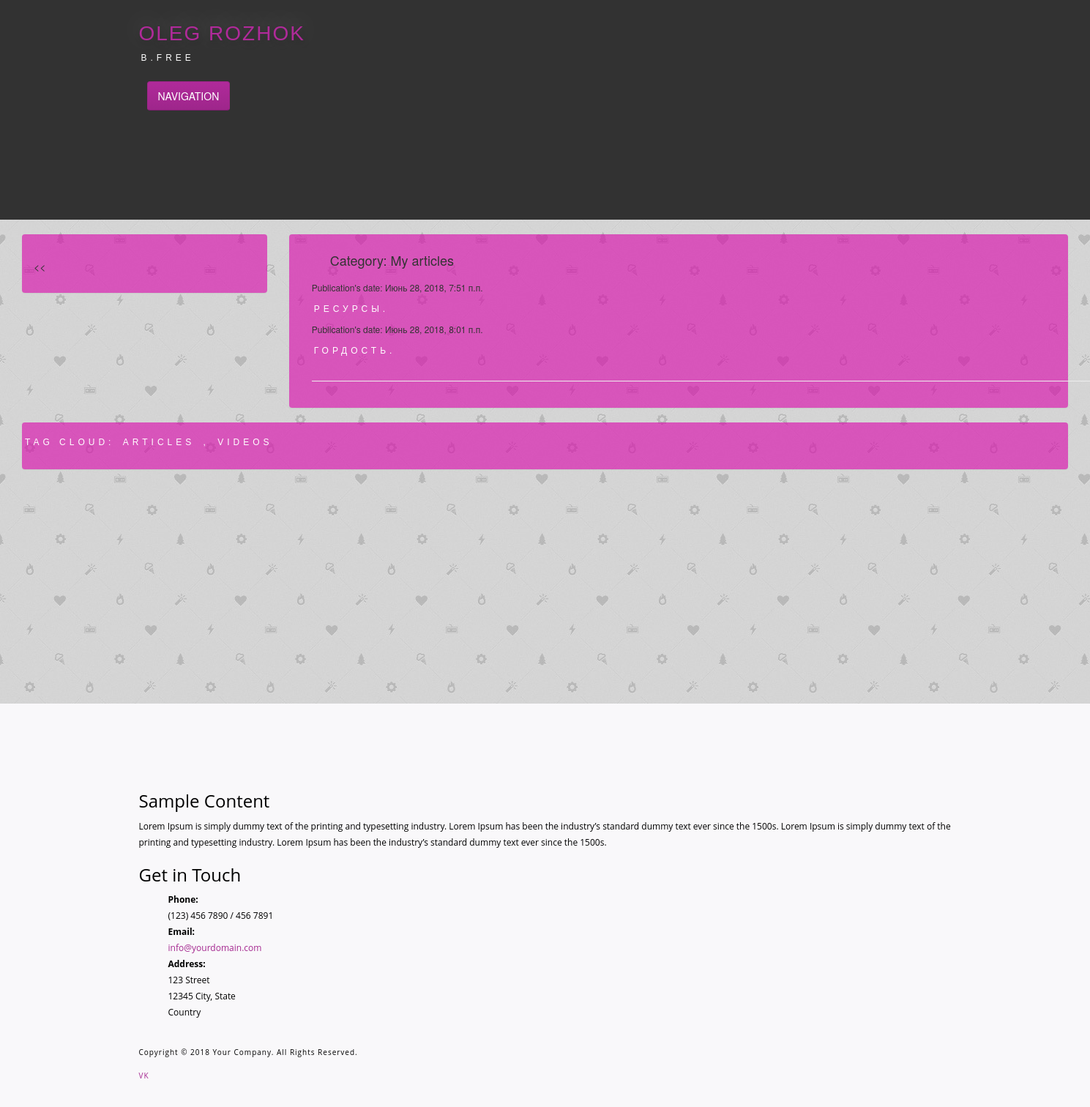
Page /category/get/9/ on the committed database.
### article/models.py (models this page shows, shortened)
class Category(MPTTModel):
    class Meta():
        db_table = "category"
        verbose_name_plural = "Categories"
        verbose_name = "Category"
        ordering = ('tree_id', 'level',)
    name = models.CharField(max_length=150, verbose_name="Category", unique=True)
    parent = TreeForeignKey('self', on_delete=models.CASCADE, null=True, blank=True, related_name='children', verbose_name="Parent's class")
    def __unicode__(self):
        return self.name
    class MPTTMeta:
        level_atrr = 'mptt-level'
        order_insertion_by = ['name']

class Article(models.Model):
    class Meta():
        db_table = "article"
    article_title = models.CharField(max_length=200)
    article_text = RichTextField()
    article_date = models.DateTimeField()
    article_likes = models.IntegerField(default=0)
    article_image = models.ImageField(null=True, blank=True, upload_to="images/", verbose_name="Image")
    video = EmbedVideoField(null=True, blank=True, verbose_name="Video")
    category = TreeForeignKey(Category, null=True, blank=False, related_name='cat')
    keywords = models.ManyToManyField(Keywords, related_name="keywords", related_query_name="keywords", blank=True, verbose_name="Keywords")

class Keywords(models.Model):
    class Meta():
        db_table = "keywords"
    name = models.CharField(max_length=50, blank=True, unique=True, verbose_name="Tags")
    def __unicode__(self):
        return self.name

### article/views.py (the view)
# urls.py: url(r'^category/get/(?P<category_id>\d+)/$', article_views.article_cat, name='article_cat'),
def article_cat(request, category_id=1):
    args = {}
    args['projects'] = Category.objects.all()
    args['category'] = Category.objects.get(id=category_id)
    branch_categories = args['category'].get_descendants(include_self=True)
    args['articles'] = Article.objects.filter(category_id=category_id)
    args['username'] = auth.get_user(request).username
    args['keywords'] = Keywords.objects.all()
    args['category_articles'] = Article.objects.filter(category__in=branch_categories).distinct()
    return render_to_response('article_cat.html', args)

### article/templates/article_cat.html (shortened to what this page needs)
{% extends 'main.html' %}
{% load embed_video_tags %}
{% load staticfiles %}
{% load i18n mptt_tags %}
{% block article %}
<ul><h4> Category: {{ category }}</h4></ul>
<div class="container">
    <div class="row">
        <div class="col-sm-8">
        {% for article in category_articles %}
        <h6>Publication's date: {{ article.article_date }}</h6>
        <h4><a href="/articles/get/{{ article.id }}/" class="notpodcherk" id="divTagLine">{{ article.article_title}}</a></h4>
        {% endfor %}
        </div>
    </div>
    <hr>
</div>
{% endblock %}

### article/templates/main.html (shortened to what this page needs)
{% load staticfiles %}
{% load i18n mptt_tags %}
<!DOCTYPE html>
<html>
<head>
    <link rel="stylesheet" href="https://maxcdn.bootstrapcdn.com/bootstrap/4.0.0/css/bootstrap.min.css">
    {% load bootstrap3 %}
    {% bootstrap_css %}
</head>
<body>
<div id="decorative2">
    <div class="container">
        <div class="divPanel topArea notop nobottom">
        <div class="row-fluid">
            <div class="pull-top">
                        <a href="https://vk.com/oleg_rozhok" id="divSiteTitle" class="notpodcherk">Oleg Rozhok</a><br />
                        <a href="https://vk.com/video-41355314_456239038" id="divTagLine" class="notpodcherk">b.free</a>
            </div>
                    <div id="divMenuRight" class="pull-left">
                    <div class="navbar">
                        <button type="button" class="btn btn-navbar-highlight btn-large btn-primary" data-toggle="collapse" data-target=".nav-collapse">
                            NAVIGATION
                        </button>
                    </div>
                    </div>
        </div>
        </div>
    </div>
</div>
<br />
<div class="container-fluid">
  <div class="row-fluid">
    <div class="col col-lg-3">
    <div class="panel panel-body special-card">
    <ol class="marker" id="breadcrumb">
    {% recursetree projects %}
        <li>
       <a href="/category/get/{{ node.id }}" title="{% blocktrans with project=node %}Show all entries in {{ project }}{% endblocktrans %}">{{ node }}</a>
        </li>
    {% endrecursetree %}
    </ol>
    </div>
    </div>
    <div class="col col-lg-9">
    <div class="panel panel-body fones special-card">
    {% block article %}{% endblock %}
    </div>
    </div>
    <div class="col col-lg-12">
    <div class="panel panel-body special-card" id="divTagLine"> Tag cloud:
        <ol id="breadcrumb">
    {% for keyword in keywords %}
            <a id="divTagLine" class="notpodcherk" href="/keyword/{{ keyword.id }}">{{ keyword }}</a>
    {% if not forloop.last %}, {% endif %}
    {% endfor %}
        </ol>
    </div>
    </div>
  </div>
</div>
<div id="footerOuterSeparator">
<div id="divFooter">
    <div class="container">
        <div class="divPanel">
            <div class="row-fluid">
               <div class="span1" id="footerArea3">
                    <h3>Sample Content</h3>
                    <p>Lorem Ipsum is simply dummy text of the printing and typesetting industry. Lorem Ipsum has been the industry’s standard dummy text ever since the 1500s.
                        Lorem Ipsum is simply dummy text of the printing and typesetting industry. Lorem Ipsum has been the industry’s standard dummy text ever since the 1500s.
                    </p>
                </div>
                <div class="span2" id="footerArea4">
                    <h3>Get in Touch</h3>
                    <ul id="contact-info">
                    <li>
                        <span class="field">Phone:</span>
                        <br />
                        (123) 456 7890 / 456 7891
                    </li>
                    <li>
                        <span class="field">Email:</span>
                        <br />
                        <a href="mailto:info@yourdomain.com" title="Email">info@yourdomain.com</a>
                    </li>
                    <li>
                        <span class="field">Address:</span>
                        <br />
                        123 Street<br />
                        12345 City, State<br />
                        Country
                    </li>
                    </ul>
                </div>
            </div>
            <br />
            <div class="row-fluid">
                <div class="span3">
                    <p class="copyright">
                        Copyright © 2018 Your Company. All Rights Reserved.
                    </p>
                    <p class="social_bookmarks">
                        <a href="https://vk.com/beeroom_volosovo">VK</a>
                    </p>
                </div>
            </div>
            <br />
        </div>
    </div>
</div>
</div>
</body>
</html>

### article/templates/main.html (style rules this page uses)
body { background: #CCCCCC url(/media/images/fon.jpg); background-repeat: inherit; }
.fones { background: #f9f8fa }
.special-card { background-color: rgba(218, 0, 170, 0.6); }
.divPanel.notop { padding-top:25px }
.divPanel.nobottom { padding-bottom:0px }
#decorative2 { background-color: rgb(50, 50, 50); height: 300px; }
#divSiteTitle { font-family: 'Century Gothic', sans-serif; color: rgb(176, 42, 154); font-size: 28px; text-shadow: rgba(0, 0, 0, 0.2) 2px 5px 9px, rgba(255, 255, 255, 0.298039) 0px -5px 35px; line-height: 42px; letter-spacing: 2px; text-transform: uppercase; font-weight: normal; font-style: normal; padding-left: 0px; padding-right: 0px; }
#divTagLine { font-family: 'Century Gothic', sans-serif; font-size: 12px; text-transform: uppercase; letter-spacing: 5px; line-height: 22px; color: rgb(255, 255, 255); text-shadow: none; padding-left: 3px; padding-right: 3px; font-weight: normal; font-style: normal; }
.navbar .btn-navbar-highlight { display:inline;padding:9px 14px;margin-top:15px; }
.btn-primary { border:1px solid #9d2589;border-bottom:1px solid #7b1d6c;background-color:#b02a9a;background-repeat: repeat-x;background-image:-webkit-gradient(linear, left top, left bottom, from(#b02a9a), to(#9e268b));background-image:-webkit-linear-gradient(top, #b02a9a, #9e268b);background-image:-moz-linear-gradient(top, #b02a9a, #9e268b);background-image:-ms-linear-gradient(top, #b02a9a, #9e268b);background-image:-o-linear-gradient(top, #b02a9a, #9e268b);background-image:linear-gradient(top, #b02a9a, #9e268b);filter: progid:dximagetransform.microsoft.gradient(startColorstr=#b02a9a, endColorstr=#9e268b, GradientType=0);filter: progid:dximagetransform.microsoft.gradient(enabled=false); }
ol { list-style:none; }
.marker { list-style: none; }
.marker > li:before { content: '<< '; }
#breadcrumb { list-style: none; display: inline-block; padding-left: 0px; }
#breadcrumb li { float: center; }
#breadcrumb li a { color: #fff; display: inline-block; background-color: rgba(218, 0, 170, 0.01); text-decoration: none; position: relative; height: 34px; line-height: 34px; padding: 0 10px 0 5px; text-align: center; margin-right: 23px; -webkit-user-select: none; -moz-user-select: none; -ms-user-select: none; user-select: none; }
#breadcrumb li:first-child a { padding-left: 15px; -moz-border-radius: 4px 0 0 4px; -webkit-border-radius: 4px; border-radius: 4px 0 0 4px; }
#breadcrumb li:last-child a { padding-right: 15px; -moz-border-radius: 0 4px 4px 0; -webkit-border-radius: 0; border-radius: 0 4px 4px 0; }
#breadcrumb li a:before { left: 0px; border-left-color: transparent; text-align: center; }
#breadcrumb li a:after { text-align: center; border-color: transparent; border-left-color: #cc2eaa; }
#divFooter { font-family: 'Open Sans', sans-serif; background-color: #f9f8fa; color: #000000; padding-top: 100px; line-height: 22px; font-size: 12px; text-transform: none; background-image: none; background-repeat: repeat repeat; }
#divFooter a { color: rgb(164, 39, 143); }
#divFooter h3 { color: rgb(0, 0, 0); }
#footerOuterSeparator { margin-top: 300px; border-top-width: 0px; border-top-style: solid; border-top-color: rgb(95, 95, 95); }
#divFooter { margin-left:-20px;margin-right:-20px;padding-left:20px;padding-right:20px; }
#divFooter { margin-left:0px;margin-right:0px;padding-left:0px;padding-right:0px; }
.social_bookmarks a { font-size:smaller !important;text-transform:uppercase;letter-spacing:1px;text-decoration:none;margin-right:20px; }
.copyright { font-size:smaller;letter-spacing:1px; }
ul#contact-info .field { font-weight:bold; }
ul#contact-info { list-style:none; }

### rows in the picture
Category: name "My articles"
Article: article_date "Июнь 28, 2018, 7:51 п.п.", article_title "РЕСУРСЫ."
Article: article_date "Июнь 28, 2018, 8:01 п.п.", article_title "ГОРДОСТЬ."
Keywords: name "ARTICLES"
Keywords: name "VIDEOS"
